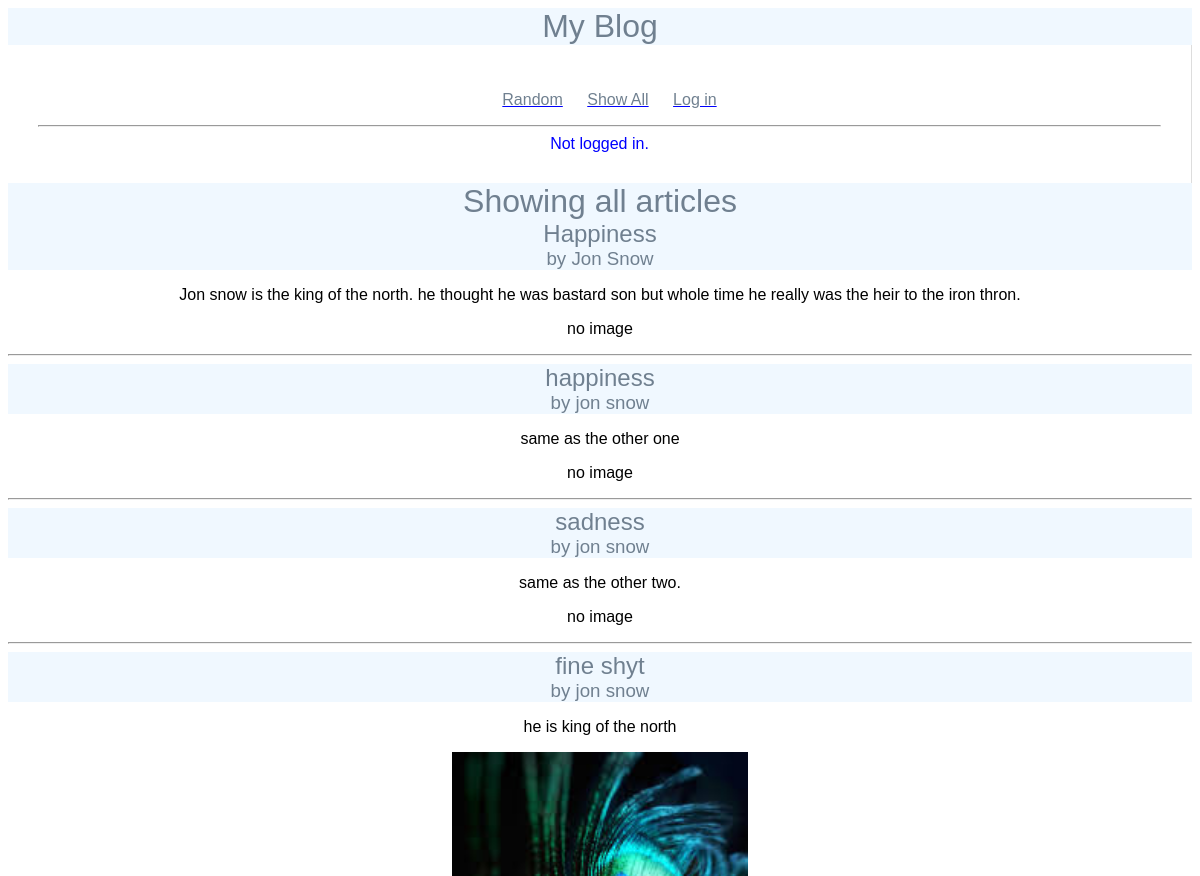
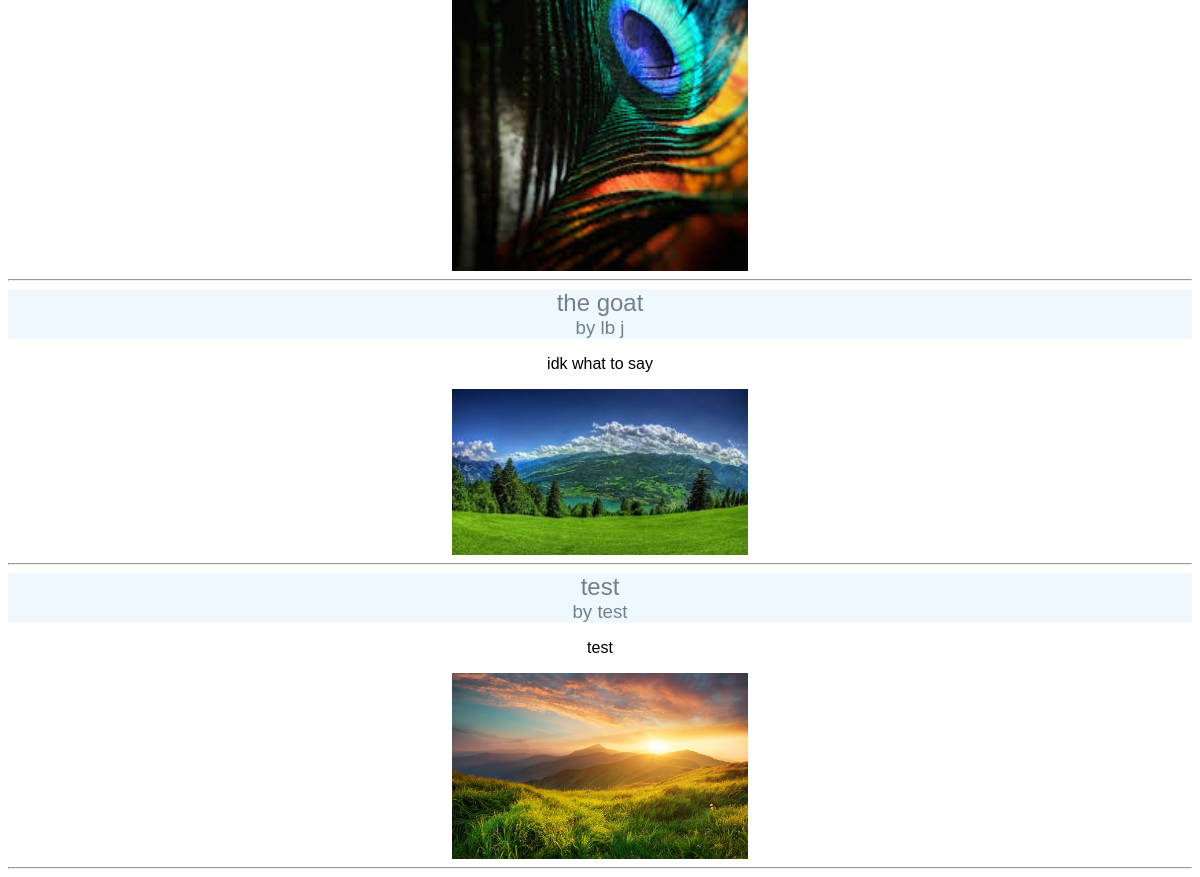
Before: /blog/show_all/ with the older database file (2 pictures, top to bottom).
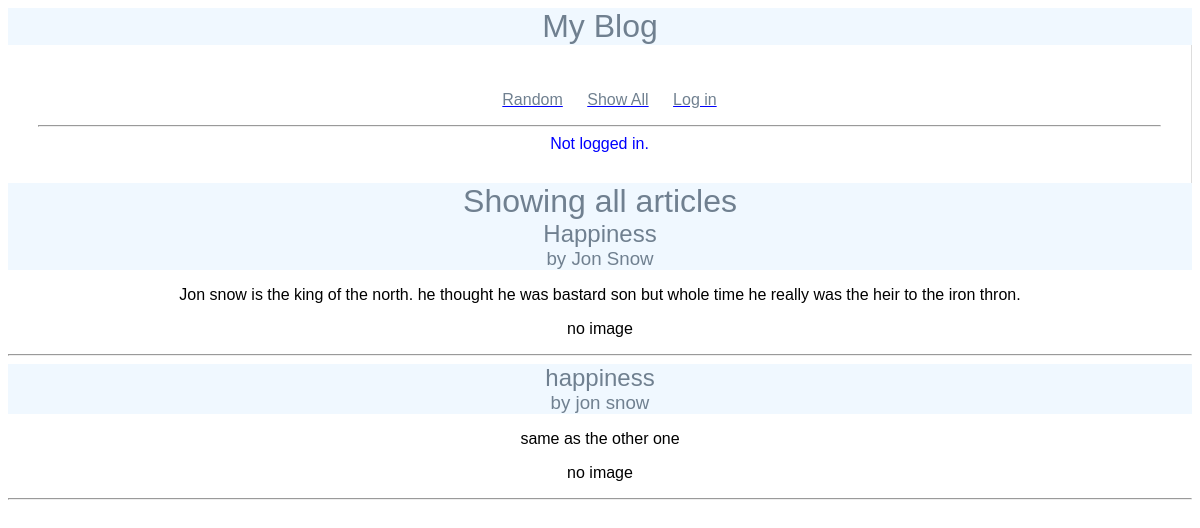
After: the same page with the newer database file.
### blog/models.py (models this page shows, shortened)
class Article(models.Model):
    title = models.TextField(blank=True)
    author = models.TextField(blank=True)
    text = models.TextField(blank=True)
    published = models.DateTimeField(auto_now=True)
    image_file = models.ImageField(blank=True) # an actual image
    user = models.ForeignKey(User, on_delete=models.CASCADE) # attaching fk to a user
    def __str__(self):
        return f'{self.title} by {self.author}'

### blog/views.py (the view)
# urls.py: path('show_all/', ShowAllView.as_view(), name="show_all"), # idk why i need a back slash
class ShowAllView(ListView):
    model = Article
    template_name = "blog/show_all.html"
    context_object_name = "articles"
    def dispatch(self, request, *args, **kwargs):
        if request.user.is_authenticated:
            print(f'ShowAllView.dispatch(): request.user={request.user}')
        else:
            print(f'ShowAllView.dispatch(): not logged in.')
        return super().dispatch(request, *args, **kwargs)

### blog/templates/blog/show_all.html
{% extends 'blog/base.html' %}
{% block content %}
<h1>
    Showing all articles
</h1>
<div>
    {% for article in articles %}
    <div>
        <h2>
            {{article.title}}
        </h2>
        <h3>
            by {{article.author}}
        </h3>
        <p>
            {{article.text}}
        </p>
        <a href="{% url 'article' article.pk %}">
            {% if article.image_file %}
                <img src="{{article.image_file.url}}" alt="">
            {% else %}
                <p> no image </p>
            {% endif %}
        </a>
    </div>
    <hr>
    {% endfor %}
</div>
{% endblock %}

Changed rows visible on the page:
removed Article: title "sadness", author "jon snow", text "same as the other two.", image_file "no image"
removed Article: title "fine shyt", author "jon snow", text "he is king of the north", image_file (picture)
removed Article: title "the goat", author "lb j", text "idk what to say", image_file (picture)
removed Article: title "test", author "test", text "test", image_file (picture)
